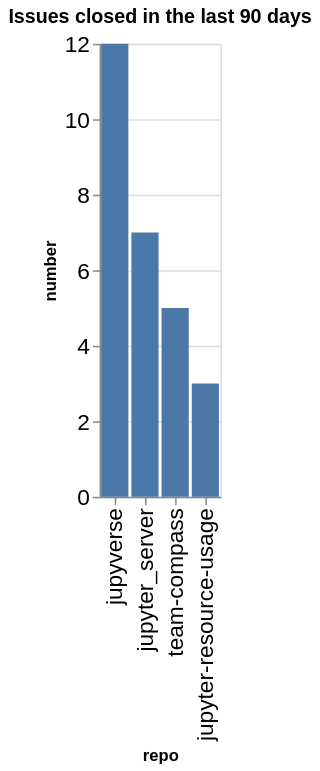

Here is the notebook cell this chart was saved with:
### Code cell
closed_counts = closed.groupby(['org', 'repo']).count()['number'].reset_index()
closed_counts['org/repo'] = closed_counts.apply(lambda a: a['org'] + '/' + a['repo'], axis=1)
sorted_vals = closed_counts.sort_values(['number'], ascending=False)['repo'].values
alt.Chart(data=closed_counts, title=f"Issues closed in the last {n_days} days").mark_bar().encode(
    x=alt.X('repo', sort=alt.Sort(sorted_vals.tolist())),
    y='number',
)

### Figure 1 — Vega-Lite specification as saved in the notebook (floating-point values rounded to 4 significant figures)
{"config": {"axisLeft": {"labelFontSize": 15}, "axisBottom": {"labelFontSize": 15}}, "data": {"name": "data-7b79269557197012049e0e1f3a49ca43"}, "mark": {"type": "bar"}, "encoding": {"x": {"field": "repo", "sort": ["jupyverse", "jupyter_server", "team-compass", "jupyter-resource-usage"], "type": "nominal"}, "y": {"field": "number", "type": "quantitative"}}, "title": "Issues closed in the last 90 days", "$schema": "https://vega.github.io/schema/vega-lite/v5.20.1.json", "datasets": {"data-7b79269557197012049e0e1f3a49ca43": [{"org": "jupyter-server", "repo": "jupyter-resource-usage", "number": 3, "org/repo": "jupyter-server/jupyter-resource-usage"}, {"org": "jupyter-server", "repo": "jupyter_server", "number": 7, "org/repo": "jupyter-server/jupyter_server"}, {"org": "jupyter-server", "repo": "jupyverse", "number": 12, "org/repo": "jupyter-server/jupyverse"}, {"org": "jupyter-server", "repo": "team-compass", "number": 5, "org/repo": "jupyter-server/team-compass"}]}}
